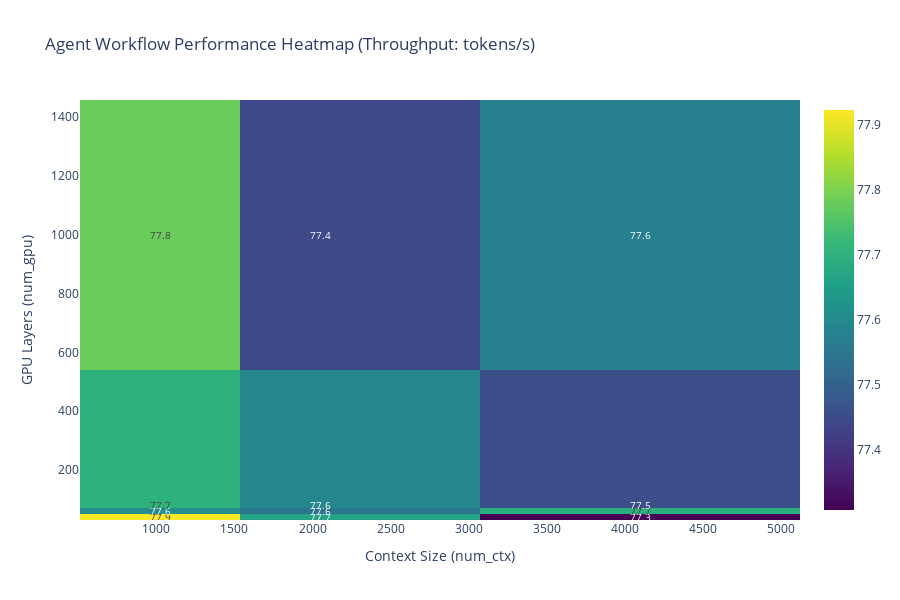

The notebook cell saved with this chart:
### Code cell
# Agent Workflow Optimization Heatmap
def create_optimization_heatmap():
    """Create comprehensive optimization heatmap for agent workflows"""

    # Create pivot table for heatmap
    heatmap_data = param_df.pivot_table(
        values="tokens_s", index="num_gpu", columns="num_ctx", aggfunc="mean"
    )

    # Create heatmap
    fig = go.Figure(
        data=go.Heatmap(
            z=heatmap_data.values,
            x=heatmap_data.columns,
            y=heatmap_data.index,
            colorscale="Viridis",
            text=np.round(heatmap_data.values, 1),
            texttemplate="%{text}",
            textfont={"size": 10},
            hoverongaps=False,
        )
    )

    fig.update_layout(
        title="Agent Workflow Performance Heatmap (Throughput: tokens/s)",
        xaxis_title="Context Size (num_ctx)",
        yaxis_title="GPU Layers (num_gpu)",
        height=600,
        font=dict(size=12),
    )

    return fig


# Create and display the visualization
heatmap_fig = create_optimization_heatmap()
heatmap_fig.show()

# Display optimization insights
print("📊 Agent Workflow Optimization Heatmap:")
print(
    "Key Finding: Agent workflows show different optimization patterns than single-inference tasks"
)
print("Optimal configurations for agent workflows:")
optimal_configs = param_df.nlargest(5, "tokens_s")[
    ["num_gpu", "num_ctx", "temperature", "tokens_s"]
]
for _, row in optimal_configs.iterrows():
    print(
        f"   GPU={row['num_gpu']}, CTX={row['num_ctx']}, TEMP={row['temperature']}: {row['tokens_s']:.1f} tok/s"
    )

### Figure 1 — Plotly figure (JSON) as saved in the notebook; plotly's stock layout.template omitted (floating-point values rounded to 4 significant figures)
{"data": [{"colorscale": [[0, "#440154"], [0.1111, "#482878"], [0.2222, "#3e4989"], [0.3333, "#31688e"], [0.4444, "#26828e"], [0.5556, "#1f9e89"], [0.6667, "#35b779"], [0.7778, "#6ece58"], [0.8889, "#b5de2b"], [1, "#fde725"]], "hoverongaps": false, "text": [[77.9, 77.7, 77.3], [77.6, 77.6, 77.7], [77.7, 77.6, 77.5], [77.8, 77.4, 77.6]], "textfont": {"size": 10}, "texttemplate": "%{text}", "type": "heatmap", "x": [1024, 2048, 4096], "y": [40, 60, 80, 999], "z": [[77.92, 77.66, 77.31], [77.61, 77.55, 77.69], [77.7, 77.59, 77.46], [77.78, 77.44, 77.58]]}], "layout": {"font": {"size": 12}, "height": 600, "title": {"text": "Agent Workflow Performance Heatmap (Throughput: tokens/s)"}, "xaxis": {"title": {"text": "Context Size (num_ctx)"}}, "yaxis": {"title": {"text": "GPU Layers (num_gpu)"}}}}
